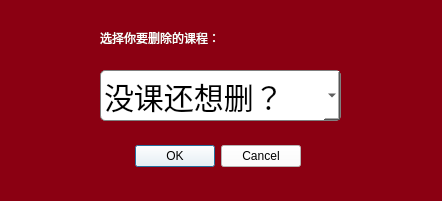
<?xml version="1.0" encoding="UTF-8"?>
<ui version="4.0">
 <class>deletemyclass</class>
 <widget class="QDialog" name="deletemyclass">
  <property name="geometry">
   <rect>
    <x>0</x>
    <y>0</y>
    <width>442</width>
    <height>201</height>
   </rect>
  </property>
  <property name="windowTitle">
   <string>Dialog</string>
  </property>
  <widget class="QWidget" name="widget" native="true">
   <property name="geometry">
    <rect>
     <x>-10</x>
     <y>-20</y>
     <width>481</width>
     <height>271</height>
    </rect>
   </property>
   <property name="styleSheet">
    <string notr="true">background-color: rgb(139, 0, 18);</string>
   </property>
   <widget class="QComboBox" name="classcomboBox">
    <property name="geometry">
     <rect>
      <x>110</x>
      <y>90</y>
      <width>241</width>
      <height>51</height>
     </rect>
    </property>
    <property name="styleSheet">
     <string notr="true">QComboBox {
	background-color: rgb(255, 255, 255);
    border: 1px solid gray; /* 边框 */
    border-radius: 5px; /* 圆角 */
    padding: 1px 18px 1px 3px; /* 填充 */
 font-size: 30px;
}


</string>
    </property>
    <item>
     <property name="text">
      <string>没课还想删？</string>
     </property>
    </item>
   </widget>
   <widget class="QDialogButtonBox" name="buttonBox">
    <property name="geometry">
     <rect>
      <x>140</x>
      <y>160</y>
      <width>171</width>
      <height>32</height>
     </rect>
    </property>
    <property name="styleSheet">
     <string notr="true">background-color: rgb(255, 255, 255);</string>
    </property>
    <property name="orientation">
     <enum>Qt::Orientation::Horizontal</enum>
    </property>
    <property name="standardButtons">
     <set>QDialogButtonBox::StandardButton::Cancel|QDialogButtonBox::StandardButton::Ok</set>
    </property>
   </widget>
   <widget class="QLabel" name="label">
    <property name="geometry">
     <rect>
      <x>110</x>
      <y>50</y>
      <width>181</width>
      <height>16</height>
     </rect>
    </property>
    <property name="styleSheet">
     <string notr="true">font: 18pt &quot;Heiti SC&quot;;
color:white;</string>
    </property>
    <property name="text">
     <string>选择你要删除的课程：</string>
    </property>
   </widget>
  </widget>
 </widget>
 <resources/>
 <connections>
  <connection>
   <sender>buttonBox</sender>
   <signal>accepted()</signal>
   <receiver>deletemyclass</receiver>
   <slot>accept()</slot>
   <hints>
    <hint type="sourcelabel">
     <x>248</x>
     <y>254</y>
    </hint>
    <hint type="destinationlabel">
     <x>157</x>
     <y>274</y>
    </hint>
   </hints>
  </connection>
  <connection>
   <sender>buttonBox</sender>
   <signal>rejected()</signal>
   <receiver>deletemyclass</receiver>
   <slot>reject()</slot>
   <hints>
    <hint type="sourcelabel">
     <x>316</x>
     <y>260</y>
    </hint>
    <hint type="destinationlabel">
     <x>286</x>
     <y>274</y>
    </hint>
   </hints>
  </connection>
 </connections>
</ui>
